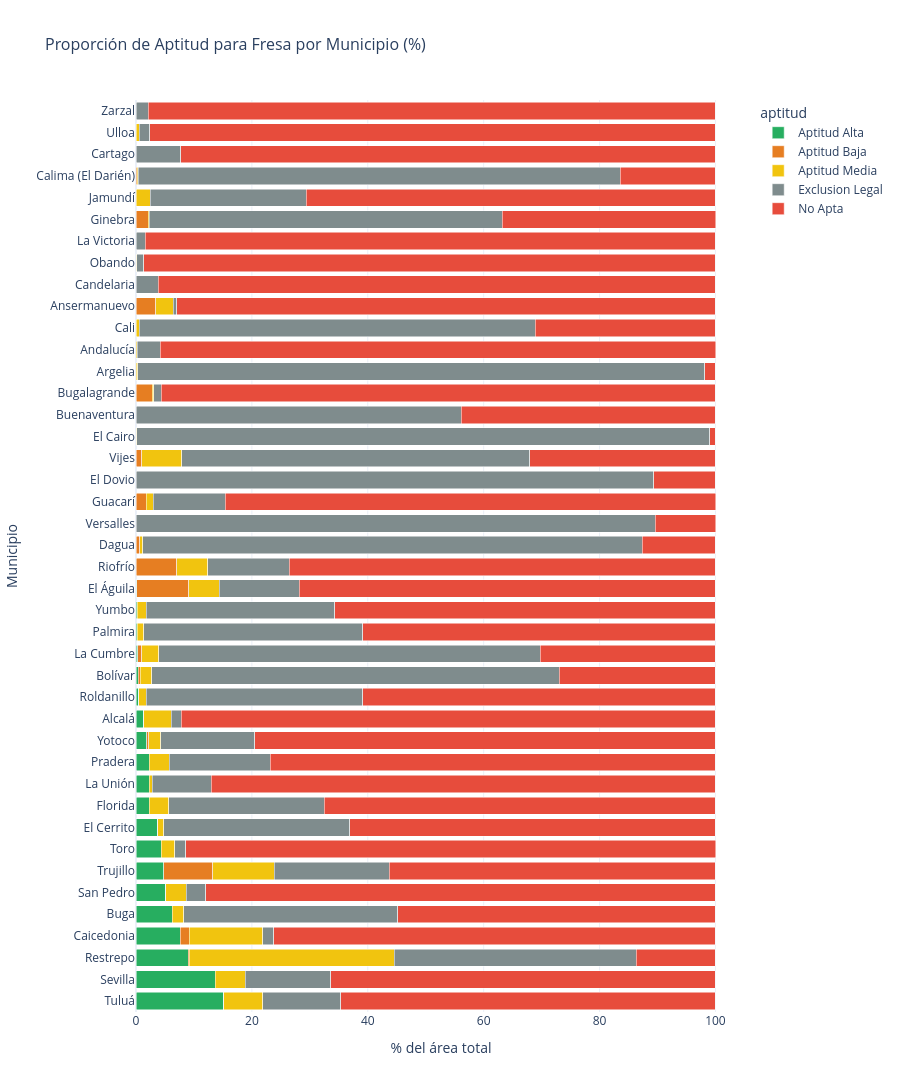

Notebook code for this chart:
### Code cell
# Stacked bar chart interactivo (porcentajes)
pct_cols = [c for c in df_muni.columns if c.startswith('pct_')]

if pct_cols:
    df_pct = df_muni[['municipio'] + pct_cols].copy()
    df_pct = df_pct.sort_values(pct_cols[0] if pct_cols else 'municipio', ascending=False)
    
    # Reshape for plotly
    df_melted = df_pct.melt(id_vars='municipio', var_name='aptitud_pct', value_name='porcentaje')
    df_melted['aptitud'] = df_melted['aptitud_pct'].str.replace('pct_', '').str.replace('_', ' ').str.title()
    
    color_map = {}
    for apt_key, apt_color in APTITUD_COLORS.items():
        for melted_apt in df_melted['aptitud'].unique():
            if apt_key.lower().replace('ó', 'o') in melted_apt.lower().replace('ó', 'o'):
                color_map[melted_apt] = apt_color
    
    fig = px.bar(df_melted, x='porcentaje', y='municipio', color='aptitud',
                 orientation='h', barmode='stack',
                 color_discrete_map=color_map,
                 title='Proporción de Aptitud para Fresa por Municipio (%)',
                 labels={'porcentaje': '% del área total', 'municipio': 'Municipio'},
                 template='plotly_white', height=max(400, len(df_muni) * 35))
    fig.update_layout(font=dict(size=12), title_font_size=16)
    fig.show()

### Figure 1 — Plotly figure (JSON) as saved in the notebook; plotly's stock layout.template omitted (floating-point values rounded to 4 significant figures)
{"data": [{"hovertemplate": "aptitud=Aptitud Alta<br>% del área total=%{x}<br>Municipio=%{y}<extra></extra>", "legendgroup": "Aptitud Alta", "marker": {"color": "#27AE60", "pattern": {"shape": ""}}, "name": "Aptitud Alta", "orientation": "h", "showlegend": true, "textposition": "auto", "type": "bar", "x": [15.15, 13.64, 9.0, 7.64, 6.28, 5.1, 4.77, 4.35, 3.77, 2.32, 2.28, 2.27, 1.88, 1.32, 0.49, 0.38, 0.32, 0.23, 0.19, 0.13, 0.05, 0.04, 0.03, 0.02, 0.02, 0.01, 0.01, 0.0, 0.0, 0.0, 0.0, 0.0, 0.0, 0.0, 0.0, 0.0, 0.0, 0.0, 0.0, 0.0, 0.0, 0.0], "xaxis": "x", "y": ["Tuluá", "Sevilla", "Restrepo", "Caicedonia", "Buga", "San Pedro", "Trujillo", "Toro", "El Cerrito", "Florida", "La Unión", "Pradera", "Yotoco", "Alcalá", "Roldanillo", "Bolívar", "La Cumbre", "Palmira", "Yumbo", "El Águila", "Riofrío", "Dagua", "Versalles", "Guacarí", "El Dovio", "Vijes", "El Cairo", "Buenaventura", "Bugalagrande", "Argelia", "Andalucía", "Cali", "Ansermanuevo", "Candelaria", "Obando", "La Victoria", "Ginebra", "Jamundí", "Calima (El Darién)", "Cartago", "Ulloa", "Zarzal"], "yaxis": "y"}, {"hovertemplate": "aptitud=Aptitud Baja<br>% del área total=%{x}<br>Municipio=%{y}<extra></extra>", "legendgroup": "Aptitud Baja", "marker": {"color": "#E67E22", "pattern": {"shape": ""}}, "name": "Aptitud Baja", "orientation": "h", "showlegend": true, "textposition": "auto", "type": "bar", "x": [0.0, 0.0, 0.18, 1.56, 0.0, 0.0, 8.46, 0.0, 0.0, 0.0, 0.0, 0.0, 0.32, 0.0, 0.0, 0.39, 0.65, 0.0, 0.02, 8.96, 7.01, 0.61, 0.0, 1.72, 0.0, 0.94, 0.0, 0.0, 2.79, 0.04, 0.0, 0.0, 3.42, 0.0, 0.0, 0.0, 2.14, 0.0, 0.24, 0.0, 0.0, 0.0], "xaxis": "x", "y": ["Tuluá", "Sevilla", "Restrepo", "Caicedonia", "Buga", "San Pedro", "Trujillo", "Toro", "El Cerrito", "Florida", "La Unión", "Pradera", "Yotoco", "Alcalá", "Roldanillo", "Bolívar", "La Cumbre", "Palmira", "Yumbo", "El Águila", "Riofrío", "Dagua", "Versalles", "Guacarí", "El Dovio", "Vijes", "El Cairo", "Buenaventura", "Bugalagrande", "Argelia", "Andalucía", "Cali", "Ansermanuevo", "Candelaria", "Obando", "La Victoria", "Ginebra", "Jamundí", "Calima (El Darién)", "Cartago", "Ulloa", "Zarzal"], "yaxis": "y"}, {"hovertemplate": "aptitud=Aptitud Media<br>% del área total=%{x}<br>Municipio=%{y}<extra></extra>", "legendgroup": "Aptitud Media", "marker": {"color": "#F1C40F", "pattern": {"shape": ""}}, "name": "Aptitud Media", "orientation": "h", "showlegend": true, "textposition": "auto", "type": "bar", "x": [6.7, 5.18, 35.42, 12.66, 1.98, 3.6, 10.66, 2.32, 1.01, 3.31, 0.55, 3.44, 2.05, 4.73, 1.27, 1.92, 2.93, 1.13, 1.52, 5.27, 5.35, 0.53, 0.03, 1.2, 0.0, 6.93, 0.09, 0.0, 0.25, 0.23, 0.25, 0.56, 2.97, 0.0, 0.13, 0.0, 0.14, 2.43, 0.11, 0.0, 0.59, 0.0], "xaxis": "x", "y": ["Tuluá", "Sevilla", "Restrepo", "Caicedonia", "Buga", "San Pedro", "Trujillo", "Toro", "El Cerrito", "Florida", "La Unión", "Pradera", "Yotoco", "Alcalá", "Roldanillo", "Bolívar", "La Cumbre", "Palmira", "Yumbo", "El Águila", "Riofrío", "Dagua", "Versalles", "Guacarí", "El Dovio", "Vijes", "El Cairo", "Buenaventura", "Bugalagrande", "Argelia", "Andalucía", "Cali", "Ansermanuevo", "Candelaria", "Obando", "La Victoria", "Ginebra", "Jamundí", "Calima (El Darién)", "Cartago", "Ulloa", "Zarzal"], "yaxis": "y"}, {"hovertemplate": "aptitud=Exclusion Legal<br>% del área total=%{x}<br>Municipio=%{y}<extra></extra>", "legendgroup": "Exclusion Legal", "marker": {"color": "#7F8C8D", "pattern": {"shape": ""}}, "name": "Exclusion Legal", "orientation": "h", "showlegend": true, "textposition": "auto", "type": "bar", "x": [13.5, 14.77, 41.72, 1.91, 36.9, 3.32, 19.84, 1.9, 32.14, 26.84, 10.14, 17.43, 16.21, 1.73, 37.41, 70.36, 65.87, 37.8, 32.59, 13.81, 14.08, 86.18, 89.52, 12.43, 89.31, 60.09, 98.88, 56.11, 1.31, 97.89, 3.92, 68.34, 0.65, 3.81, 1.2, 1.58, 60.9, 26.95, 83.23, 7.73, 1.78, 2.08], "xaxis": "x", "y": ["Tuluá", "Sevilla", "Restrepo", "Caicedonia", "Buga", "San Pedro", "Trujillo", "Toro", "El Cerrito", "Florida", "La Unión", "Pradera", "Yotoco", "Alcalá", "Roldanillo", "Bolívar", "La Cumbre", "Palmira", "Yumbo", "El Águila", "Riofrío", "Dagua", "Versalles", "Guacarí", "El Dovio", "Vijes", "El Cairo", "Buenaventura", "Bugalagrande", "Argelia", "Andalucía", "Cali", "Ansermanuevo", "Candelaria", "Obando", "La Victoria", "Ginebra", "Jamundí", "Calima (El Darién)", "Cartago", "Ulloa", "Zarzal"], "yaxis": "y"}, {"hovertemplate": "aptitud=No Apta<br>% del área total=%{x}<br>Municipio=%{y}<extra></extra>", "legendgroup": "No Apta", "marker": {"color": "#E74C3C", "pattern": {"shape": ""}}, "name": "No Apta", "orientation": "h", "showlegend": true, "textposition": "auto", "type": "bar", "x": [64.64, 66.41, 13.68, 76.23, 54.84, 87.98, 56.26, 91.44, 63.07, 67.53, 87.03, 76.86, 79.53, 92.22, 60.83, 26.95, 30.22, 60.83, 65.68, 71.83, 73.51, 12.64, 10.43, 84.64, 10.67, 32.02, 1.01, 43.89, 95.65, 1.84, 95.84, 31.1, 92.96, 96.19, 98.67, 98.42, 36.83, 70.61, 16.41, 92.27, 97.63, 97.92], "xaxis": "x", "y": ["Tuluá", "Sevilla", "Restrepo", "Caicedonia", "Buga", "San Pedro", "Trujillo", "Toro", "El Cerrito", "Florida", "La Unión", "Pradera", "Yotoco", "Alcalá", "Roldanillo", "Bolívar", "La Cumbre", "Palmira", "Yumbo", "El Águila", "Riofrío", "Dagua", "Versalles", "Guacarí", "El Dovio", "Vijes", "El Cairo", "Buenaventura", "Bugalagrande", "Argelia", "Andalucía", "Cali", "Ansermanuevo", "Candelaria", "Obando", "La Victoria", "Ginebra", "Jamundí", "Calima (El Darién)", "Cartago", "Ulloa", "Zarzal"], "yaxis": "y"}], "layout": {"barmode": "stack", "font": {"size": 12}, "height": 1470, "legend": {"title": {"text": "aptitud"}, "tracegroupgap": 0}, "title": {"font": {"size": 16}, "text": "Proporción de Aptitud para Fresa por Municipio (%)"}, "xaxis": {"anchor": "y", "domain": [0, 1], "title": {"text": "% del área total"}}, "yaxis": {"anchor": "x", "domain": [0, 1], "title": {"text": "Municipio"}}}}
